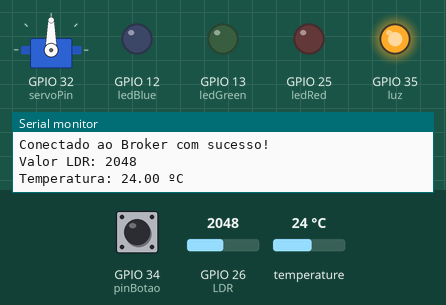
Bench run of a sketch on a simulated ESP32. Shown: servo, output pins drawn as LEDs (lit = HIGH), the last lines printed to the serial monitor. The test bench sets the inputs (shaded band); at power-on: temperature 24 °C, GPIO 34 (pinBotao) LOW, GPIO 26 (LDR) = 2048. WiFi joins after 1.5 s; servers stay silent unless stated; no MQTT or app messages arrive unless stated.

Above: at 3.2 s.
3.3 s: temperature set to 26.6 °C
At 5.2 s:
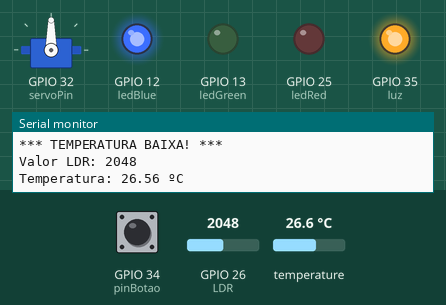
10.3 s: temperature set to 27.7 °C
At 11.8 s:
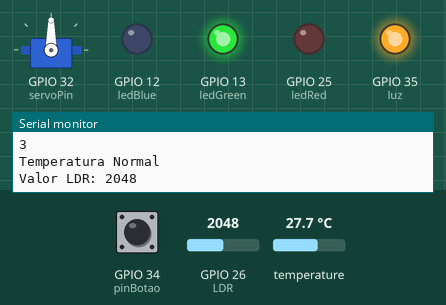
17.3 s: GPIO 34 (pinBotao) pulled HIGH for 1 s
At 19.0 s:
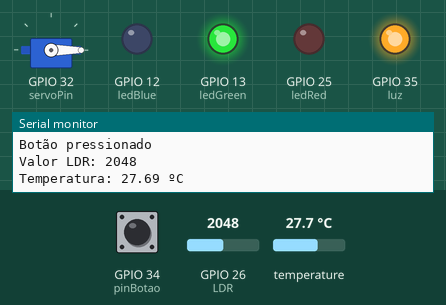
21.9 s: temperature set to 29.4 °C
25.4 s: temperature set to 30.4 °C
At 27.7 s:
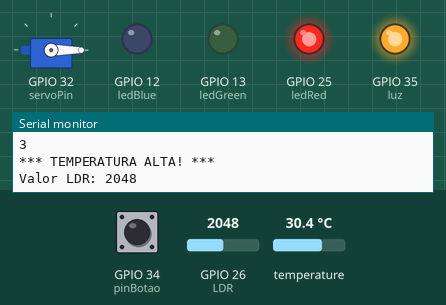
32.4 s: GPIO 26 (LDR) set to 260
Timing chart, 0 to 35.4 s (numbered marks = the images above; inputs shaded):
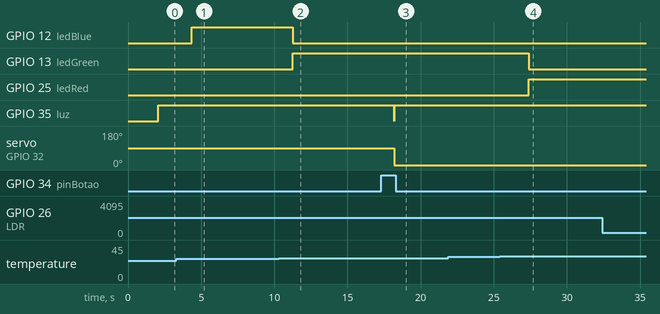

Measured:
- the behaviour switches between 27 and 27.1 °C on temperature (found by bisection; images 1 and 2)
- the behaviour switches between 30 and 30.1 °C on temperature (found by bisection; images 3 and 4)
- after the input at 10.3 s, GPIO 12 (ledBlue): HIGH → LOW after 0.98 s; GPIO 13 (ledGreen): LOW → HIGH after 0.98 s
- after the input at 17.3 s, GPIO 35 (luz): HIGH → LOW after 0.88 s, → HIGH 0.02 s later; servo on GPIO 32 (servoPin): 90° → 0° after 0.88 s
- after the input at 25.4 s, GPIO 13 (ledGreen): HIGH → LOW after 2.0 s; GPIO 25 (ledRed): LOW → HIGH after 2.0 s

The sketch:

projeto_RafaelVerdelli.ino
```cpp
#include <OneWire.h>
#include <DallasTemperature.h>
#include <ESP32Servo.h>
#define sensorTemp 14
#define pinBotao 34
//#include <ESP8266WiFi.h>
#include <WiFi.h>
#include <PubSubClient.h>
OneWire oneWire(sensorTemp);
DallasTemperature sensors(&oneWire);


Servo myservo;
int posicaoServo = 0;
int servoPin = 32;
int ledGreen = 13;
int ledBlue = 12;
int ledRed = 25;
int luz = 35;
int LDR = GPIO_NUM_26;

//const char* ssid = "192.168.15.1";
//const char* ssid = "Rede_Casa_2.4G";
//const char* password = "admin43210";
const char* ssid = "AndroidAP";
const char* password = "admin123";
WiFiClient wifiClient;
WiFiServer server(80);

//char mqtt_host[] = "122.233.12.341"
//char mqtt_host[] = "mqtt.eclipseprojects.io";
char mqtt_host[] = "mqtt.eclipseprojects.io";
char clientid[] = "topicoServo01";
const int mqtt_port = 1883;
#define TOPIC_PUBLISH "topico1"
PubSubClient MQTT(wifiClient);

int estadoBotao = 0;
int estadoBotaoAnt = 0;

void conectaWiFi() {

  if (WiFi.status() == WL_CONNECTED) {
     return;
  }

  WiFi.begin(ssid, password);
  Serial.println(WiFi.status());
  Serial.println(ssid);
  Serial.println(password);

  //while (WiFi.waitForConnectResult() != WL_CONNECTED) {
  while (WiFi.status() != WL_CONNECTED) {

    delay(1000);
    Serial.println(WiFi.status());
  }

  Serial.println("");
  Serial.println("WiFi conectado");
  Serial.println(WiFi.localIP()); //endereço de IP local

}

void conectaMQTT() {
  while (!MQTT.connected()) {
    Serial.print("Conectando ao Broker MQTT: ");
    Serial.println(mqtt_host);
    if (MQTT.connect(clientid)) {
      Serial.println("Conectado ao Broker com sucesso!");
    }
    else {
      Serial.println("Noo foi possivel se conectar ao broker.");
      Serial.println("Nova tentatica de conexao em 10s");
      delay(10000);
    }
  }
}

void enviaDadosViaMQTT() {

  estadoBotao = digitalRead(pinBotao);
  int posicaoServo = 0;

  if (estadoBotao == HIGH && estadoBotao != estadoBotaoAnt) {

    MQTT.publish(TOPIC_PUBLISH, "1");
    Serial.println("Botão pressionado");

    myservo.write(posicaoServo);
    delay(15);
  }
  //else if (estadoBotao == LOW && estadoBotao != estadoBotaoAnt) {

    //MQTT.publish(TOPIC_PUBLISH, "0");
    //Serial.println("Botão solto");
  //}

  estadoBotaoAnt = estadoBotao;
}

void setup() {
  // put your setup code here, to run once:
  pinMode(ledGreen, OUTPUT);
  pinMode(ledBlue, OUTPUT);
  pinMode(ledRed, OUTPUT);
  pinMode(luz, OUTPUT);
  pinMode(LDR, INPUT);
  pinMode(sensorTemp, INPUT);
  pinMode(pinBotao, INPUT);
  sensors.begin();
  ESP32PWM::allocateTimer(0);
  ESP32PWM::allocateTimer(1);
  ESP32PWM::allocateTimer(2);
  ESP32PWM::allocateTimer(3);
  myservo.setPeriodHertz(50);
  myservo.attach(servoPin, 500, 2400);

  Serial.begin(115200);

  conectaWiFi();

  server.begin();

  MQTT.setServer(mqtt_host, mqtt_port);
//  while(!client.connected()) {
//    Serial.println("Conectando ao broker mqtt...");
//    if (client.connect(
//  }
}

void loop() {

    if (!MQTT.connected()) {
       conectaMQTT();
    }

    conectaWiFi();

    // put your main code here, to run repeatedly:
    digitalWrite(luz, HIGH);
    int ldrValor = analogRead(LDR);
    Serial.print("Valor LDR: ");
    Serial.println(ldrValor);
    sensors.requestTemperatures();
    Serial.print("Temperatura: ");
    Serial.print(sensors.getTempCByIndex(0));
    Serial.println(" ºC\n");
    delay(1500);

    Serial.println(WiFi.status());

    if (sensors.getTempCByIndex(0) > 30 ) {
      digitalWrite(ledRed, HIGH);
      digitalWrite(ledGreen, LOW);
      digitalWrite(ledBlue, LOW);
      Serial.println("*** TEMPERATURA ALTA! ***");
    }
    else if (sensors.getTempCByIndex(0) <= 30 && sensors.getTempCByIndex(0) > 27){
      digitalWrite(ledGreen, HIGH);
      digitalWrite(ledBlue,LOW);
      digitalWrite(ledRed, LOW);
      Serial.println("Temperatura Normal");
    }
    else {
      digitalWrite(ledGreen, LOW);
      digitalWrite(ledBlue,HIGH);
      digitalWrite(ledRed, LOW);
      Serial.println("*** TEMPERATURA BAIXA! ***");
    }

    if (ldrValor < 300){
      digitalWrite(luz, HIGH);
    }
    else {
      digitalWrite(luz, LOW);
    }

    enviaDadosViaMQTT();
    MQTT.loop();

    //SERVO


/*
    for (posicaoServo = 0; posicaoServo <= 180; posicaoServo += 1){
      myservo.write(posicaoServo);
      delay(15);
    }
    for (posicaoServo = 180; posicaoServo >= 0; posicaoServo -= 1){
      myservo.write(posicaoServo);
      delay(15);
    }
*/
}
```
